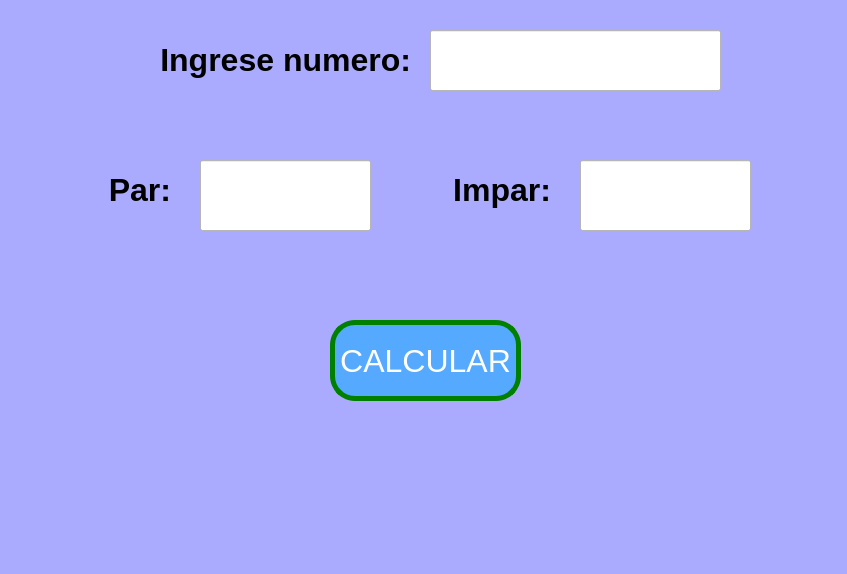
<?xml version="1.0" encoding="UTF-8"?>
<ui version="4.0">
 <class>MainWindow</class>
 <widget class="QMainWindow" name="MainWindow">
  <property name="geometry">
   <rect>
    <x>0</x>
    <y>0</y>
    <width>847</width>
    <height>574</height>
   </rect>
  </property>
  <property name="font">
   <font>
    <pointsize>24</pointsize>
    <weight>75</weight>
    <bold>true</bold>
   </font>
  </property>
  <property name="windowTitle">
   <string>MainWindow</string>
  </property>
  <property name="styleSheet">
   <string notr="true">background-color: rgb(170, 170, 255);

</string>
  </property>
  <widget class="QWidget" name="centralwidget">
   <widget class="QPushButton" name="btn_calcular">
    <property name="geometry">
     <rect>
      <x>330</x>
      <y>320</y>
      <width>191</width>
      <height>81</height>
     </rect>
    </property>
    <property name="font">
     <font>
      <pointsize>24</pointsize>
      <weight>50</weight>
      <bold>false</bold>
     </font>
    </property>
    <property name="styleSheet">
     <string notr="true">background-color: rgb(85, 170, 255);
color: rgb(255, 255, 255);
border-radius:25px;
border: 5px solid green;</string>
    </property>
    <property name="text">
     <string>CALCULAR</string>
    </property>
   </widget>
   <widget class="QLineEdit" name="txt_num">
    <property name="geometry">
     <rect>
      <x>430</x>
      <y>30</y>
      <width>291</width>
      <height>61</height>
     </rect>
    </property>
    <property name="font">
     <font>
      <pointsize>48</pointsize>
      <weight>75</weight>
      <bold>true</bold>
     </font>
    </property>
    <property name="styleSheet">
     <string notr="true">background-color: rgb(255, 255, 255);</string>
    </property>
    <property name="text">
     <string/>
    </property>
    <property name="alignment">
     <set>Qt::AlignCenter</set>
    </property>
   </widget>
   <widget class="QLineEdit" name="txt_par">
    <property name="geometry">
     <rect>
      <x>200</x>
      <y>160</y>
      <width>171</width>
      <height>71</height>
     </rect>
    </property>
    <property name="font">
     <font>
      <pointsize>48</pointsize>
      <weight>75</weight>
      <bold>true</bold>
     </font>
    </property>
    <property name="styleSheet">
     <string notr="true">background-color: rgb(255, 255, 255);</string>
    </property>
    <property name="text">
     <string/>
    </property>
    <property name="alignment">
     <set>Qt::AlignCenter</set>
    </property>
   </widget>
   <widget class="QLabel" name="label">
    <property name="geometry">
     <rect>
      <x>140</x>
      <y>40</y>
      <width>271</width>
      <height>41</height>
     </rect>
    </property>
    <property name="text">
     <string>&lt;html&gt;&lt;head/&gt;&lt;body&gt;&lt;p align=&quot;right&quot;&gt;&lt;span style=&quot; font-size:24pt; font-weight:600;&quot;&gt;Ingrese numero:&lt;/span&gt;&lt;/p&gt;&lt;/body&gt;&lt;/html&gt;</string>
    </property>
   </widget>
   <widget class="QLabel" name="label_2">
    <property name="geometry">
     <rect>
      <x>100</x>
      <y>170</y>
      <width>71</width>
      <height>41</height>
     </rect>
    </property>
    <property name="text">
     <string>&lt;html&gt;&lt;head/&gt;&lt;body&gt;&lt;p align=&quot;right&quot;&gt;&lt;span style=&quot; font-size:24pt; font-weight:600;&quot;&gt;Par:&lt;/span&gt;&lt;/p&gt;&lt;/body&gt;&lt;/html&gt;</string>
    </property>
   </widget>
   <widget class="QLabel" name="label_3">
    <property name="geometry">
     <rect>
      <x>440</x>
      <y>170</y>
      <width>111</width>
      <height>41</height>
     </rect>
    </property>
    <property name="text">
     <string>&lt;html&gt;&lt;head/&gt;&lt;body&gt;&lt;p align=&quot;right&quot;&gt;&lt;span style=&quot; font-size:24pt; font-weight:600;&quot;&gt;Impar:&lt;/span&gt;&lt;/p&gt;&lt;/body&gt;&lt;/html&gt;</string>
    </property>
   </widget>
   <widget class="QLineEdit" name="txt_impar">
    <property name="geometry">
     <rect>
      <x>580</x>
      <y>160</y>
      <width>171</width>
      <height>71</height>
     </rect>
    </property>
    <property name="font">
     <font>
      <pointsize>48</pointsize>
      <weight>75</weight>
      <bold>true</bold>
     </font>
    </property>
    <property name="styleSheet">
     <string notr="true">background-color: rgb(255, 255, 255);</string>
    </property>
    <property name="text">
     <string/>
    </property>
    <property name="alignment">
     <set>Qt::AlignCenter</set>
    </property>
   </widget>
  </widget>
  <widget class="QMenuBar" name="menubar">
   <property name="geometry">
    <rect>
     <x>0</x>
     <y>0</y>
     <width>847</width>
     <height>22</height>
    </rect>
   </property>
  </widget>
 </widget>
 <resources/>
 <connections/>
</ui>
